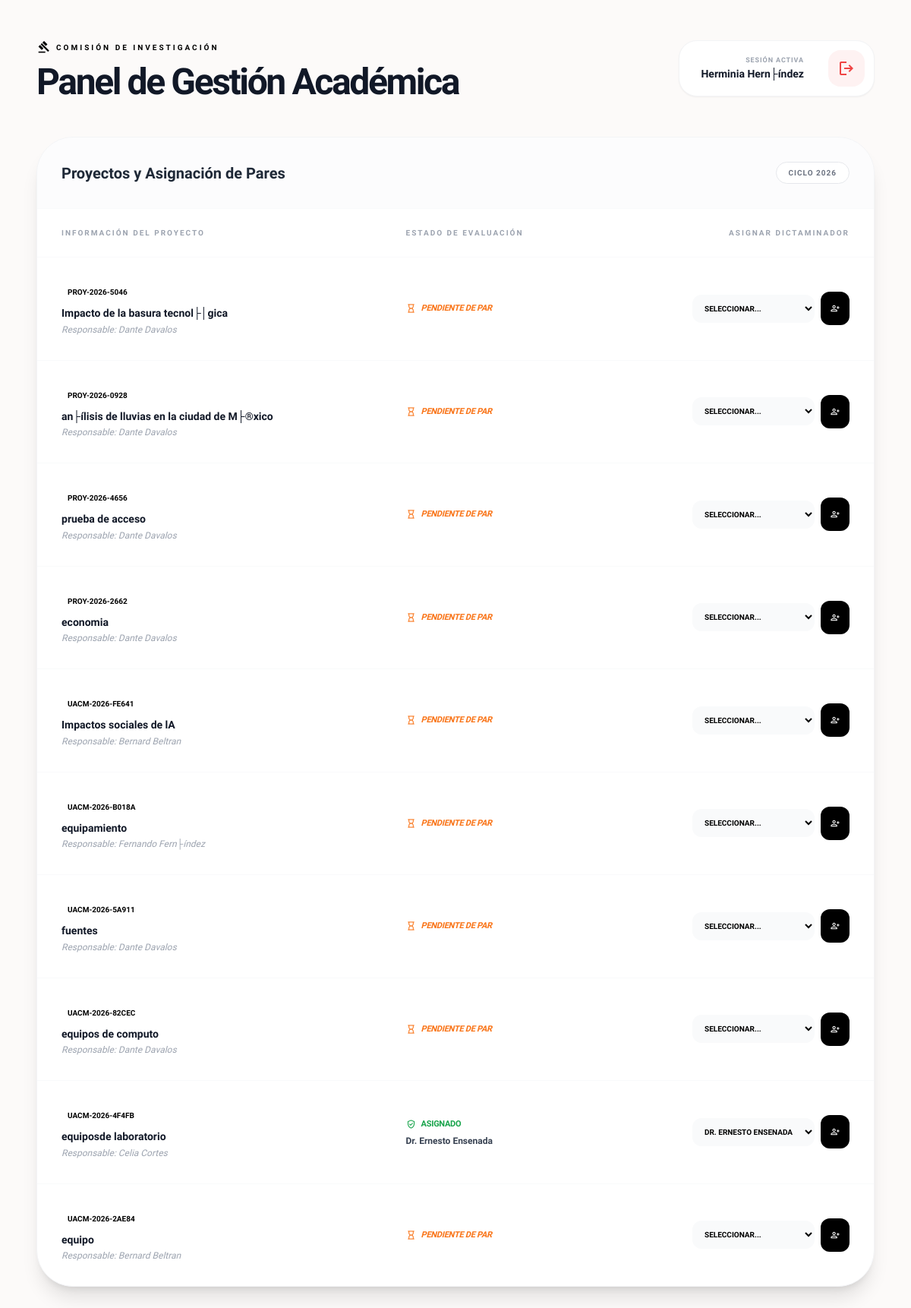
Page /frontend/comite-dashboard.php (signed in) on the committed database.
### tables this page shows
CREATE TABLE `proyectos` (
  `id` int NOT NULL AUTO_INCREMENT,
  `folio` varchar(20) NOT NULL,
  `usuario_id` int NOT NULL,
  `evaluador_id` int DEFAULT NULL,
  `titulo` text NOT NULL,
  `area` varchar(100) DEFAULT NULL,
  `duracion` varchar(50) DEFAULT NULL,
  `resumen` text,
  `colaborador_nombre` varchar(255) DEFAULT NULL,
  `colaborador_id` varchar(50) DEFAULT NULL,
  `colaborador_adscripcion` varchar(255) DEFAULT NULL,
  `alumno_nombre` varchar(255) DEFAULT NULL,
  `alumno_matricula` varchar(50) DEFAULT NULL,
  `monto` decimal(10,2) DEFAULT '0.00',
  `justificacion_gasto` text,
  `fecha_inicio` date DEFAULT NULL,
  `fecha_termino` date DEFAULT NULL,
  `estatus` varchar(50) DEFAULT 'Enviado',
  `calidad_academica` int DEFAULT '0',
  `viabilidad_tecnica` int DEFAULT '0',
  `observaciones` text,
  `fecha_creacion` timestamp NULL DEFAULT CURRENT_TIMESTAMP,
  `ruta_formato1` varchar(255) DEFAULT NULL,
  `ruta_formato2` varchar(255) DEFAULT NULL,
  `ruta_formato3` varchar(255) DEFAULT NULL,
  `justificacion` text,
  `fecha_fin` date DEFAULT NULL,
  `convocatoria_id` int DEFAULT NULL,
  PRIMARY KEY (`id`),
  UNIQUE KEY `folio` (`folio`),
  KEY `usuario_id` (`usuario_id`),
  KEY `fk_evaluador_asignado` (`evaluador_id`),
  CONSTRAINT `fk_evaluador_asignado` FOREIGN KEY (`evaluador_id`) REFERENCES `usuarios` (`id`) ON DELETE SET NULL,
  CONSTRAINT `proyectos_ibfk_1` FOREIGN KEY (`usuario_id`) REFERENCES `usuarios` (`id`) ON DELETE CASCADE
);

CREATE TABLE `usuarios` (
  `id` int NOT NULL AUTO_INCREMENT,
  `nombre` varchar(100) NOT NULL,
  `correo` varchar(100) NOT NULL,
  `password` varchar(255) NOT NULL,
  `rol` varchar(30) NOT NULL DEFAULT 'investigador',
  `fecha_registro` timestamp NULL DEFAULT CURRENT_TIMESTAMP,
  PRIMARY KEY (`id`),
  UNIQUE KEY `correo` (`correo`)
);

### frontend/comite-dashboard.php (the view, shortened to what this page needs)
<?php
require_once 'conexion.php';
$resEval = mysqli_query($conexion, "SELECT id, nombre FROM usuarios WHERE rol = 'evaluador' ORDER BY nombre ASC");
$evaluadores = mysqli_fetch_all($resEval, MYSQLI_ASSOC);
$queryProyectos = "SELECT p.id, p.folio, p.titulo, p.area, p.estatus,
                          u.nombre as investigador,
                          e.nombre as evaluador_nombre
                   FROM proyectos p
                   JOIN usuarios u ON p.usuario_id = u.id
                   LEFT JOIN usuarios e ON p.evaluador_id = e.id
                   ORDER BY p.id DESC";
$proyectos = mysqli_query($conexion, $queryProyectos);
?>
<!DOCTYPE html>
<html lang="es">
<head>
    <script src="https://cdn.tailwindcss.com"></script>
</head>
<body class="bg-[#fcfaf9] p-6 md:p-12">
    <div class="max-w-7xl mx-auto">
        <header class="flex flex-col md:flex-row justify-between items-start md:items-center mb-12 gap-6">
            <div>
                <div class="flex items-center gap-2 text-primary mb-2">
                    <span class="material-symbols-outlined text-lg font-bold">gavel</span>
                    <span class="text-[10px] font-black uppercase tracking-[0.3em]">Comisión de Investigación</span>
                </div>
                <h1 class="text-5xl font-black text-gray-900 tracking-tighter">Panel de Gestión Académica</h1>
            </div>
            <div class="flex items-center gap-4 bg-white p-3 rounded-3xl shadow-sm border border-gray-100">
                <div class="text-right px-4">
                    <p class="text-[9px] font-black text-gray-400 uppercase tracking-widest">Sesión Activa</p>
                    <p class="text-sm font-bold text-gray-900"><?php echo htmlspecialchars($_SESSION['nombre']); ?></p>
                </div>
                <a href="logout.php" class="size-12 flex items-center justify-center bg-red-50 text-red-500 rounded-2xl hover:bg-red-500 hover:text-white transition-all">
                    <span class="material-symbols-outlined">logout</span>
                </a>
            </div>
        </header>
        <div class="bg-white rounded-[3rem] shadow-xl shadow-primary/5 border border-gray-100 overflow-hidden">
            <div class="p-8 border-b border-gray-50 bg-gray-50/50 flex justify-between items-center">
                <h2 class="font-black text-xl text-gray-800">Proyectos y Asignación de Pares</h2>
                <div class="flex gap-2">
                    <span class="px-4 py-1.5 bg-white border border-gray-200 rounded-full text-[10px] font-black uppercase text-gray-500 tracking-widest">Ciclo 2026</span>
                </div>
            </div>
            <div class="overflow-x-auto">
                <table class="w-full text-left">
                    <thead>
                        <tr class="text-[10px] font-black uppercase text-gray-400 tracking-[0.2em] border-b border-gray-50">
                            <th class="px-8 py-6">Información del Proyecto</th>
                            <th class="px-8 py-6">Estado de Evaluación</th>
                            <th class="px-8 py-6 text-right">Asignar Dictaminador</th>
                        </tr>
                    </thead>
                    <tbody class="divide-y divide-gray-50">
                        <?php while ($p = mysqli_fetch_assoc($proyectos)): ?>
                        <tr class="hover:bg-gray-50/40 transition-all group">
                            <td class="px-8 py-8">
                                <span class="text-primary font-black text-[10px] bg-primary/5 px-2 py-1 rounded mb-2 inline-block"><?php echo $p['folio']; ?></span>
                                <h3 class="font-bold text-gray-900 text-sm leading-tight mb-1"><?php echo $p['titulo']; ?></h3>
                                <p class="text-xs text-gray-400 italic">Responsable: <?php echo $p['investigador']; ?></p>
                            </td>
                            <td class="px-8 py-8">
                                <?php if ($p['evaluador_nombre']): ?>
                                    <div class="flex flex-col">
                                        <div class="flex items-center gap-1.5 text-green-600 mb-1">
                                            <span class="material-symbols-outlined text-sm">verified_user</span>
                                            <span class="text-[11px] font-black uppercase tracking-tight">Asignado</span>
                                        </div>
                                        <p class="text-xs font-bold text-gray-700"><?php echo $p['evaluador_nombre']; ?></p>
                                    </div>
                                <?php else: ?>
                                    <div class="flex items-center gap-1.5 text-orange-500">
                                        <span class="material-symbols-outlined text-sm">hourglass_empty</span>
                                        <span class="text-[11px] font-black uppercase tracking-tight italic">Pendiente de Par</span>
                                    </div>
                                <?php endif; ?>
                            </td>
                            <td class="px-8 py-8">
                                <form method="POST" class="flex items-center justify-end gap-2">
                                    <select name="evaluador_id" required class="text-[10px] font-bold uppercase bg-gray-50 border-none rounded-xl focus:ring-2 focus:ring-primary/20 p-3 outline-none">
                                        <option value="">Seleccionar...</option>
                                        <?php foreach ($evaluadores as $ev): ?>
                                            <option value="<?php echo $ev['id']; ?>" <?php echo ($p['evaluador_nombre'] == $ev['nombre']) ? 'disabled selected' : ''; ?>>
                                                <?php echo $ev['nombre']; ?>
                                            </option>
                                        <?php endforeach; ?>
                                    </select>
                                    <button type="submit" name="asignar_evaluador" class="bg-black text-white p-3 rounded-xl hover:bg-primary transition-all flex items-center justify-center">
                                        <span class="material-symbols-outlined text-sm">person_add</span>
                                    </button>
                                </form>
                            </td>
                        </tr>
                        <?php endwhile; ?>
                    </tbody>
                </table>
            </div>
        </div>
    </div>
</body>
</html>

### frontend/comite-dashboard.php (style rules this page uses)
body { font-family: 'Lexend', sans-serif; }

### rows in the picture
proyectos: folio "PROY-2026-5046", titulo "Impacto de la basura tecnol├│gica", usuario.nombre "Dante Davalos", shows "PENDIENTE DE PAR"
proyectos: folio "PROY-2026-0928", titulo "an├ílisis de lluvias en la ciudad de M├®xico", usuario.nombre "Dante Davalos", shows "PENDIENTE DE PAR"
proyectos: folio "PROY-2026-4656", titulo "prueba de acceso", usuario.nombre "Dante Davalos", shows "PENDIENTE DE PAR"
proyectos: folio "PROY-2026-2662", titulo "economia", usuario.nombre "Dante Davalos", shows "PENDIENTE DE PAR"
proyectos: folio "UACM-2026-FE641", titulo "Impactos sociales de lA", usuario.nombre "Bernard Beltran", shows "PENDIENTE DE PAR"
proyectos: folio "UACM-2026-B018A", titulo "equipamiento", usuario.nombre "Fernando Fern├índez", shows "PENDIENTE DE PAR"
proyectos: folio "UACM-2026-5A911", titulo "fuentes", usuario.nombre "Dante Davalos", shows "PENDIENTE DE PAR"
proyectos: folio "UACM-2026-82CEC", titulo "equipos de computo", usuario.nombre "Dante Davalos", shows "PENDIENTE DE PAR"
proyectos: folio "UACM-2026-4F4FB", titulo "equiposde laboratorio", usuario.nombre "Celia Cortes", evaluador.nombre "Dr. Ernesto Ensenada"
proyectos: folio "UACM-2026-2AE84", titulo "equipo", usuario.nombre "Bernard Beltran", shows "PENDIENTE DE PAR"

### other values in the picture
$_SESSION['nombre'] "Herminia Hern├índez"
form field evaluador_id "Dr. Ernesto Ensenada"
